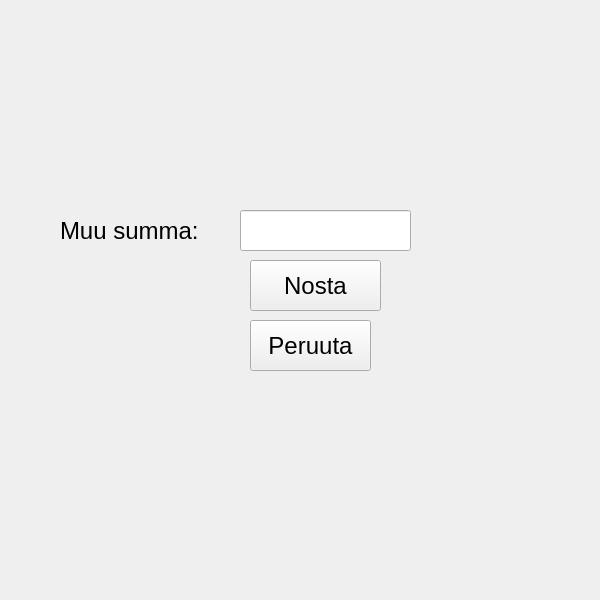
<?xml version="1.0" encoding="UTF-8"?>
<ui version="4.0">
 <class>MuuSumma</class>
 <widget class="QWidget" name="MuuSumma">
  <property name="geometry">
   <rect>
    <x>0</x>
    <y>0</y>
    <width>600</width>
    <height>600</height>
   </rect>
  </property>
  <property name="windowTitle">
   <string>Form</string>
  </property>
  <widget class="QLineEdit" name="lineEditMuuSumma">
   <property name="geometry">
    <rect>
     <x>240</x>
     <y>210</y>
     <width>171</width>
     <height>41</height>
    </rect>
   </property>
  </widget>
  <widget class="QLabel" name="labelMuuSumma">
   <property name="geometry">
    <rect>
     <x>60</x>
     <y>200</y>
     <width>171</width>
     <height>61</height>
    </rect>
   </property>
   <property name="font">
    <font>
     <pointsize>18</pointsize>
    </font>
   </property>
   <property name="text">
    <string>Muu summa:</string>
   </property>
  </widget>
  <widget class="QPushButton" name="btnNostaMuu">
   <property name="geometry">
    <rect>
     <x>250</x>
     <y>260</y>
     <width>131</width>
     <height>51</height>
    </rect>
   </property>
   <property name="font">
    <font>
     <pointsize>18</pointsize>
    </font>
   </property>
   <property name="text">
    <string>Nosta</string>
   </property>
  </widget>
  <widget class="QPushButton" name="btnPeruuta">
   <property name="geometry">
    <rect>
     <x>250</x>
     <y>320</y>
     <width>121</width>
     <height>51</height>
    </rect>
   </property>
   <property name="font">
    <font>
     <pointsize>18</pointsize>
    </font>
   </property>
   <property name="text">
    <string>Peruuta</string>
   </property>
  </widget>
 </widget>
 <resources/>
 <connections/>
</ui>
